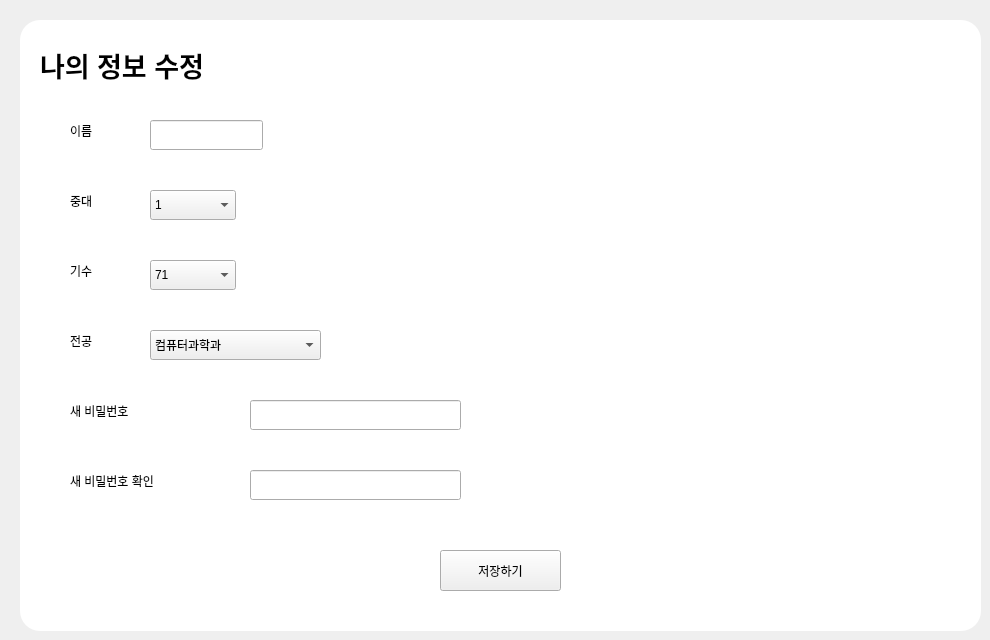
   <widget class="QWidget" name="page_4">
    <widget class="QLabel" name="label_13">
     <property name="geometry">
      <rect>
       <x>20</x>
       <y>20</y>
       <width>961</width>
       <height>611</height>
      </rect>
     </property>
     <property name="styleSheet">
      <string notr="true">border-radius:20px;
background-color:rgb(255, 255, 255)</string>
     </property>
     <property name="text">
      <string/>
     </property>
    </widget>
    <widget class="QLabel" name="label">
     <property name="geometry">
      <rect>
       <x>40</x>
       <y>40</y>
       <width>211</width>
       <height>51</height>
      </rect>
     </property>
     <property name="styleSheet">
      <string notr="true">font: 29 20pt &quot;Noto Sans CJK HK DemiLight&quot;;
background-color: rgb(255, 255, 255);</string>
     </property>
     <property name="text">
      <string>&lt;html&gt;&lt;head/&gt;&lt;body&gt;&lt;p&gt;&lt;span style=&quot; font-size:20pt; font-weight:600;&quot;&gt;나의 정보 수정&lt;/span&gt;&lt;/p&gt;&lt;/body&gt;&lt;/html&gt;</string>
     </property>
    </widget>
    <widget class="QLabel" name="label_4">
     <property name="geometry">
      <rect>
       <x>70</x>
       <y>120</y>
       <width>51</width>
       <height>22</height>
      </rect>
     </property>
     <property name="styleSheet">
      <string notr="true">font: 29 16pt &quot;Noto Sans CJK HK DemiLight&quot;;
background-color: rgb(255, 255, 255);</string>
     </property>
     <property name="text">
      <string>이름</string>
     </property>
    </widget>
    <widget class="QLabel" name="label_5">
     <property name="geometry">
      <rect>
       <x>70</x>
       <y>190</y>
       <width>51</width>
       <height>22</height>
      </rect>
     </property>
     <property name="styleSheet">
      <string notr="true">font: 29 16pt &quot;Noto Sans CJK HK DemiLight&quot;;
background-color: rgb(255, 255, 255);</string>
     </property>
     <property name="text">
      <string>중대</string>
     </property>
    </widget>
    <widget class="QLabel" name="label_8">
     <property name="geometry">
      <rect>
       <x>70</x>
       <y>260</y>
       <width>51</width>
       <height>22</height>
      </rect>
     </property>
     <property name="styleSheet">
      <string notr="true">font: 29 16pt &quot;Noto Sans CJK HK DemiLight&quot;;
background-color: rgb(255, 255, 255);</string>
     </property>
     <property name="text">
      <string>기수</string>
     </property>
    </widget>
    <widget class="QLabel" name="label_9">
     <property name="geometry">
      <rect>
       <x>70</x>
       <y>330</y>
       <width>51</width>
       <height>22</height>
      </rect>
     </property>
     <property name="styleSheet">
      <string notr="true">font: 29 16pt &quot;Noto Sans CJK HK DemiLight&quot;;
background-color: rgb(255, 255, 255);</string>
     </property>
     <property name="text">
      <string>전공</string>
     </property>
    </widget>
    <widget class="QLabel" name="label_10">
     <property name="geometry">
      <rect>
       <x>70</x>
       <y>400</y>
       <width>131</width>
       <height>22</height>
      </rect>
     </property>
     <property name="styleSheet">
      <string notr="true">font: 29 16pt &quot;Noto Sans CJK HK DemiLight&quot;;
background-color: rgb(255, 255, 255);</string>
     </property>
     <property name="text">
      <string>새 비밀번호</string>
     </property>
    </widget>
    <widget class="QLabel" name="label_12">
     <property name="geometry">
      <rect>
       <x>70</x>
       <y>470</y>
       <width>161</width>
       <height>22</height>
      </rect>
     </property>
     <property name="styleSheet">
      <string notr="true">background-color: rgb(255, 255, 255);
font: 29 16pt &quot;Noto Sans CJK HK DemiLight&quot;;</string>
     </property>
     <property name="text">
      <string>새 비밀번호 확인</string>
     </property>
    </widget>
    <widget class="QPushButton" name="pushButton_3">
     <property name="geometry">
      <rect>
       <x>440</x>
       <y>550</y>
       <width>121</width>
       <height>41</height>
      </rect>
     </property>
     <property name="styleSheet">
      <string notr="true">font: 29 16pt &quot;Noto Sans CJK HK DemiLight&quot;;</string>
     </property>
     <property name="text">
      <string>저장하기</string>
     </property>
    </widget>
    <widget class="QComboBox" name="comboBox_12">
     <property name="geometry">
      <rect>
       <x>150</x>
       <y>190</y>
       <width>86</width>
       <height>30</height>
      </rect>
     </property>
     <property name="styleSheet">
      <string notr="true">font: 29 14pt &quot;Noto Sans CJK HK DemiLight&quot;;</string>
     </property>
     <item>
      <property name="text">
       <string>1</string>
      </property>
     </item>
     <item>
      <property name="text">
       <string>2</string>
      </property>
     </item>
     <item>
      <property name="text">
       <string>3</string>
      </property>
     </item>
     <item>
      <property name="text">
       <string>4</string>
      </property>
     </item>
     <item>
      <property name="text">
       <string>5</string>
      </property>
     </item>
     <item>
      <property name="text">
       <string>6</string>
      </property>
     </item>
     <item>
      <property name="text">
       <string>7</string>
      </property>
     </item>
     <item>
      <property name="text">
       <string>8</string>
      </property>
     </item>
    </widget>
    <widget class="QComboBox" name="comboBox_13">
     <property name="geometry">
      <rect>
       <x>150</x>
       <y>260</y>
       <width>86</width>
       <height>30</height>
      </rect>
     </property>
     <property name="styleSheet">
      <string notr="true">font: 29 14pt &quot;Noto Sans CJK HK DemiLight&quot;;</string>
     </property>
     <item>
      <property name="text">
       <string>71</string>
      </property>
     </item>
     <item>
      <property name="text">
       <string>72</string>
      </property>
     </item>
     <item>
      <property name="text">
       <string>73</string>
      </property>
     </item>
     <item>
      <property name="text">
       <string>74</string>
      </property>
     </item>
    </widget>
    <widget class="QLineEdit" name="lineEdit">
     <property name="geometry">
      <rect>
       <x>150</x>
       <y>120</y>
       <width>113</width>
       <height>30</height>
      </rect>
     </property>
     <property name="styleSheet">
      <string notr="true">font: 29 14pt &quot;Noto Sans CJK HK DemiLight&quot;;</string>
     </property>
    </widget>
    <widget class="QLineEdit" name="lineEdit_3">
     <property name="geometry">
      <rect>
       <x>250</x>
       <y>400</y>
       <width>211</width>
       <height>30</height>
      </rect>
     </property>
     <property name="styleSheet">
      <string notr="true">font: 29 14pt &quot;Noto Sans CJK HK DemiLight&quot;;</string>
     </property>
     <property name="echoMode">
      <enum>QLineEdit::Password</enum>
     </property>
    </widget>
    <widget class="QLineEdit" name="lineEdit_4">
     <property name="geometry">
      <rect>
       <x>250</x>
       <y>470</y>
       <width>211</width>
       <height>30</height>
      </rect>
     </property>
     <property name="styleSheet">
      <string notr="true">font: 29 14pt &quot;Noto Sans CJK HK DemiLight&quot;;</string>
     </property>
     <property name="echoMode">
      <enum>QLineEdit::Password</enum>
     </property>
    </widget>
    <widget class="QComboBox" name="comboBox_14">
     <property name="geometry">
      <rect>
       <x>150</x>
       <y>330</y>
       <width>171</width>
       <height>30</height>
      </rect>
     </property>
     <property name="styleSheet">
      <string notr="true">font: 29 14pt &quot;Noto Sans CJK HK DemiLight&quot;;</string>
     </property>
     <item>
      <property name="text">
       <string>컴퓨터과학과</string>
      </property>
     </item>
     <item>
      <property name="text">
       <string>항공우주공학과</string>
      </property>
     </item>
     <item>
      <property name="text">
       <string>기계공학과</string>
      </property>
     </item>
     <item>
      <property name="text">
       <string>시스템공학과</string>
      </property>
     </item>
     <item>
      <property name="text">
       <string>전자통신공학과</string>
      </property>
     </item>
     <item>
      <property name="text">
       <string>국제관계학과</string>
      </property>
     </item>
     <item>
      <property name="text">
       <string>국방경영학과</string>
      </property>
     </item>
     <item>
      <property name="text">
       <string>항공우주정책학과</string>
      </property>
     </item>
    </widget>
   </widget>
